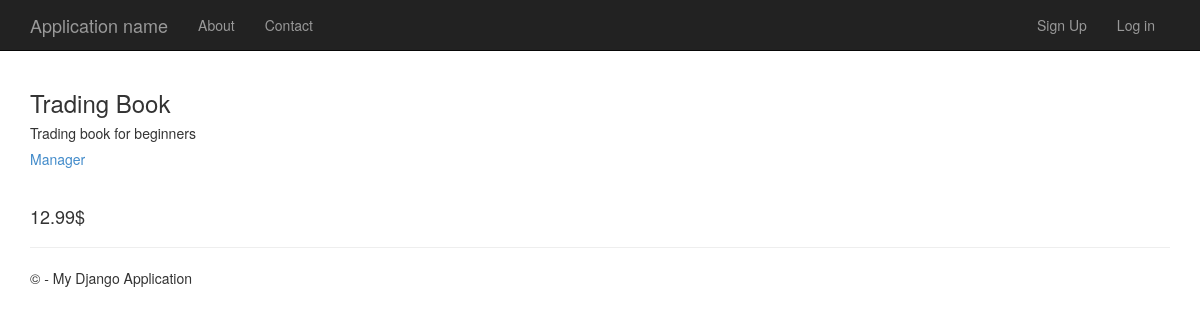
Page /item/4/ on the earlier database version.
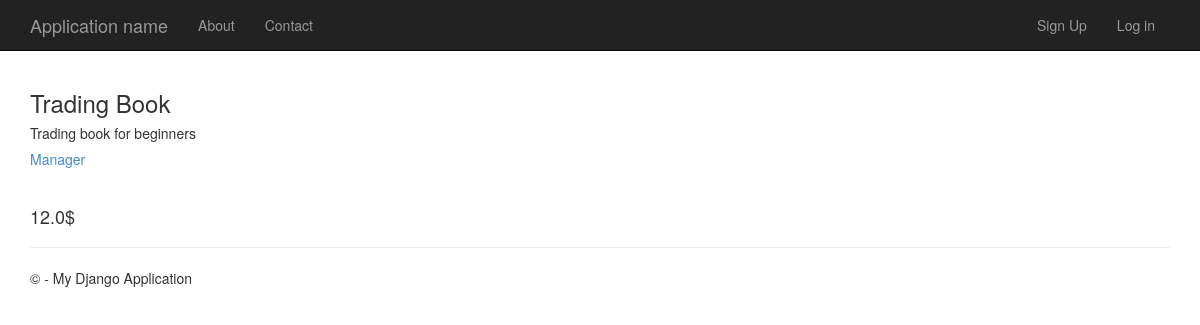
Same page on the later database version.
### item/models.py (models this page shows, shortened)
class Item(models.Model):
    name = models.CharField(max_length=50)
    owner = models.ForeignKey(User, on_delete=models.CASCADE)
    price = models.FloatField()
    quantity = models.IntegerField(default=1)
    description = models.TextField(null=True, default=None, blank=True)

### users/models.py (models this page shows)
class User(AbstractUser):
    is_salesman = models.BooleanField(default=True)
    is_manager = models.BooleanField(default=False)
    is_courier = models.BooleanField(default=False)
    is_financeofficer = models.BooleanField(default=False)

### item/views.py (the view)
# urls.py: path("item/<item_id>/", views.item_detail, name="item-detail"),
def item_detail(request, item_id):
    item = Item.objects.get(pk=item_id)
    submitted = False
    if request.method == "POST":
        form = DeliveryOrderForm(request.POST)
        if form.is_valid():
            order = form.save(commit=False)
            order.user = request.user
            order.item = item
            order.item_id = item_id
            order.save()
            return HttpResponseRedirect('/item/' + item_id +'/?submitted=True')
    else:
        form = DeliveryOrderForm
        if 'submitted' in request.GET:
            submitted = True
    return render(request, 'items/item_detail.html', {"item": item, "submitted": submitted, "form": form})

### item/templates/items/item_detail.html (shortened to what this page needs)
{% extends "app/layout.html" %}
{% block content %}
<div>
    <br/>
    <h3>{{ item.name }}</h3>
    <h5>{{ item.description }}</h5>
    <a href="{% url 'account' item.owner.id %}"><h5>{{ item.owner }}</h5></a>
    <br/>
    <h4>{{ item.price }}$</h4>
</div>
{% endblock %}

Differences in the rows shown:
changed Item "Trading Book": price "12.99" → "12.0"
